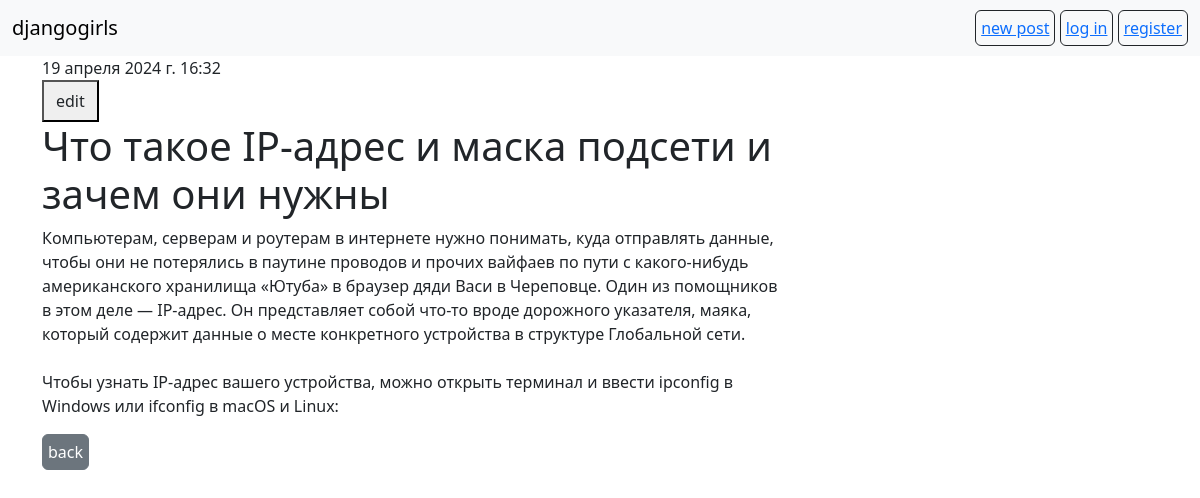
The app's page /post/4/ with its own data.
### blog/models.py (models this page shows, shortened)
class Post(models.Model):
    author = models.ForeignKey(User, on_delete=models.CASCADE)
    title = models.CharField(max_length=200)
    text = models.TextField()
    date_created = models.DateTimeField(default=timezone.now)
    date_published = models.DateTimeField(blank=True, null=True)

### blog/views.py (the view)
# urls.py: path('post/<int:pk>/', views.PostDetail.as_view(), name='post_detail'),
class PostDetail(DetailView):
    model = Post
    template_name = 'blog/post_detail.html'

### blog/templates/blog/post_detail.html (shortened to what this page needs)
{% extends 'blog/base.html' %}
{% block content %}
    <div class="post">
        {% if post.date_published %}
            <div class="date">
                {{ post.date_published }}
            </div>
        {% endif %}
        <button><a href="{% url 'edit_post' pk=post.pk %}" class="btn btn-default">edit</a></button>
        <h1>{{ post.title }}</h1>
        <p>{{ post.text|linebreaksbr }}</p>
    </div>
    <a href="{% url 'post_list' %}" class="btn btn-secondary">back</a>
{% endblock %}

### blog/static/css/blog.css (style rules this page uses)
.btn { --bs-btn-padding-x: 5px; --bs-btn-padding-y: 5px; }

### records on screen
Post: date_published "19 апреля 2024 г. 16:32", title "Что такое IP-адрес и маска подсети и зачем они нужны", text "Компьютерам, серверам и роутерам в интернете нужно понимать, куда отправлять данные, чтобы они не потерялись в паутине проводов и прочих вайфаев по пути с какого-нибудь американского хранилища «Ютуба» в браузер дяди Васи в Череповце. Один из помощников в этом деле — IP-адрес. Он представляет собой что-то вроде дорожного указателя, маяка, который содержит данные о месте конкретного устройства в структуре Глобальной сети. Чтобы узнать IP-адрес вашего устройства, можно открыть терминал и ввести ipconfig в Windows или ifconfig в macOS и Linux:"
